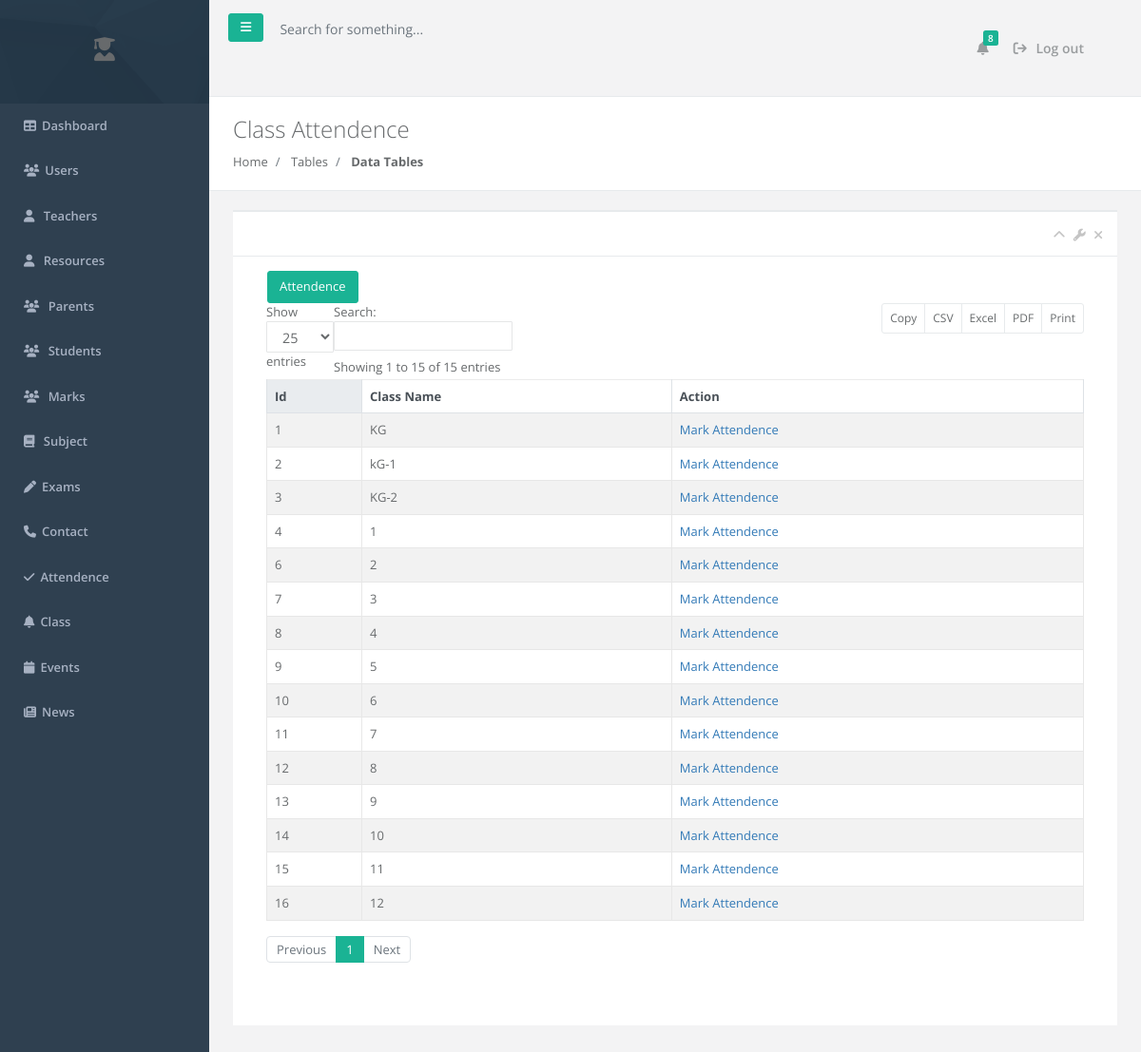
The page /dashboard/student-attendence/index.php on the database its author committed.
### tables this page shows
CREATE TABLE `class` (
  `id` int(11) NOT NULL,
  `class` varchar(50) NOT NULL,
  `details` varchar(255) DEFAULT NULL,
  `status` varchar(20) DEFAULT 'active'
);

### dashboard/student-attendence/index.php (the view, shortened to what this page needs)
<?php
include '../sidebar_header.php';
$class = $db->query('select *from class where status = "Active" ');
?>
<div class="row wrapper border-bottom white-bg page-heading">
                <div class="col-lg-10">
                    <h2>Class Attendence</h2>
                    <ol class="breadcrumb">
                        <li class="breadcrumb-item">
                            <a href="index.html">Home</a>
                        </li>
                        <li class="breadcrumb-item">
                            <a>Tables</a>
                        </li>
                        <li class="breadcrumb-item active">
                            <strong>Data Tables</strong>
                        </li>
                    </ol>
                </div>
                <div class="col-lg-2">
                </div>
            </div>
        <div class="wrapper wrapper-content animated fadeInRight">
            <div class="row">
                <div class="col-lg-12">
                <div class="ibox ">
                    <div class="ibox-title">
                        <div class="ibox-tools">
                            <a class="collapse-link">
                                <i class="fa fa-chevron-up"></i>
                            </a>
                            <a class="dropdown-toggle" data-toggle="dropdown" href="#">
                                <i class="fa fa-wrench"></i>
                            </a>
                            <a class="close-link">
                                <i class="fa fa-times"></i>
                            </a>
                        </div>
                    </div>
                    <div class="ibox-content">
<div class="table-responsive">
<button class="btn btn-primary ml-3"><a  class=" text-white" href="<?php echo $url ?>student-attendence/add.php">Attendence</a></button>
<table class="table table-striped table-bordered table-hover dataTables-example" >
                    <thead class="thead-light">
                        <tr>
                            <th>Id</th>
                            <th>Class Name</th>
                            <th>Action</th>
                        </tr>
                    </thead>
                    <tbody>
                        <?php foreach ($class as $row) {?>
                        <tr>
                            <td><?php echo $row['id']; ?></td>
                            <td><?php echo $row['class']; ?></td>
                            <td>
                                <a href="<?php echo $url;?>/student-attendence/class_attendence.php?id=<?php echo $row['id']; ?>">Mark Attendence</a>
                            </td>
                        </tr>
                        <?php } ?>
                    </tbody>
                </table>
            </div>
        </div>
<?php
    include '../footer.php';
?>

### rows shown on the page
class: id "1", class "KG"
class: id "2", class "kG-1"
class: id "3", class "KG-2"
class: id "4", class "1"
class: id "6", class "2"
class: id "7", class "3"
class: id "8", class "4"
class: id "9", class "5"
class: id "10", class "6"
class: id "11", class "7"
class: id "12", class "8"
class: id "13", class "9"
class: id "14", class "10"
class: id "15", class "11"
class: id "16", class "12"
